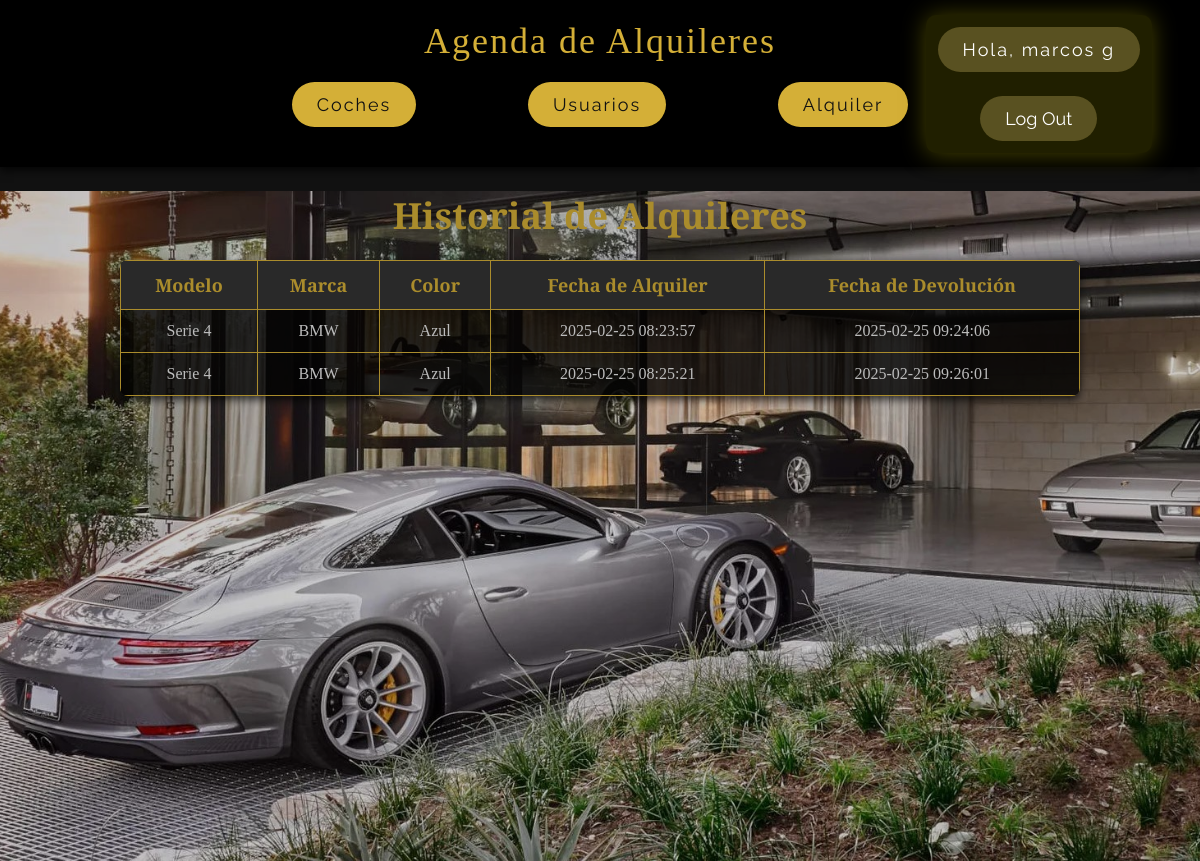
The page /Concesionario_PHP/historial_alquiler.php (signed in) on the database its author committed.
### tables this page shows
CREATE TABLE `alquileres` (
  `id_alquiler` int(10) UNSIGNED NOT NULL,
  `id_usuario` int(10) UNSIGNED NOT NULL,
  `id_coche` int(10) UNSIGNED NOT NULL,
  `prestado` datetime NOT NULL,
  `devuelto` datetime DEFAULT NULL
);

CREATE TABLE `coches` (
  `id_coche` int(10) UNSIGNED NOT NULL,
  `modelo` varchar(50) NOT NULL,
  `marca` varchar(50) NOT NULL,
  `color` varchar(50) DEFAULT NULL,
  `precio` decimal(10,2) NOT NULL,
  `alquilado` tinyint(1) NOT NULL DEFAULT '0',
  `foto` varchar(300) DEFAULT NULL,
  `id_usuario` int(11) DEFAULT NULL,
  `id_vendedor` int(11) DEFAULT NULL
);

### Concesionario_PHP/historial_alquiler.php (the view, shortened to what this page needs)
<?php
if (!isset($_SESSION['loggedin']) || $_SESSION['loggedin'] !== true) {
    $loggedIn = false;
} else {
    $loggedIn = true;
    $nombre = $_SESSION['nombre'];
    $apellidos = $_SESSION['apellidos'];
}
?>
<!DOCTYPE html>
<html lang="es">
<head>
<link rel="stylesheet" href="listar.css">
</head>
<body>
<div class="clase1">Agenda de Alquileres
<div class="clase2">
<div class="clase3">Coches
</div>
<div class="clase3">Usuarios
</div>
<div class="clase3">Alquiler</div></div>
<div class="claseR">
<?php if ($loggedIn): ?>
    <div class="clase3">Hola, <?php echo $nombre; ?> <?php echo $apellidos; ?></div>
    <form method="post">
        <button class="clase3" name="logout" type="submit">Log Out</button>
    </form>
<?php else: ?>
    <div class="clase3"><a href="registro.php">Registrarse</a></div>
    <div class="clase3"><a href="login.php">Login</a></div>
<?php endif; ?>
</div>
</div>
<div class="clase4">
<?php
$conn = mysqli_connect("localhost", "root", "rootroot", "concesionario");
$id_usuario = $_SESSION['id_usuario'];
$sql = "SELECT c.modelo, c.marca, c.color, a.prestado, a.devuelto
                  FROM alquileres a
                  JOIN coches c ON a.id_coche = c.id_coche
                  WHERE a.id_usuario = '$id_usuario'";
$result = mysqli_query($conn, $sql);
if (mysqli_num_rows($result) > 0) {
    echo "<h1>Historial de Alquileres</h1>";
    echo "<table>";
    echo "<tr>
            <th>Modelo</th>
            <th>Marca</th>
            <th>Color</th>
            <th>Fecha de Alquiler</th>
            <th>Fecha de Devolución</th>";
    echo "</tr>";
    while ($row = mysqli_fetch_assoc($result)) {
        echo "<tr>";
        echo "<td>" . htmlspecialchars($row['modelo']) . "</td>";
        echo "<td>" . htmlspecialchars($row['marca']) . "</td>";
        echo "<td>" . htmlspecialchars($row['color']) . "</td>";
        echo "<td>" . htmlspecialchars($row['prestado']) . "</td>";
        echo "<td>" . ($row['devuelto'] ? htmlspecialchars($row['devuelto']) : 'Pendiente') . "</td>";
        echo "</tr>";
    }
    echo "</table>";
} else {
    echo "<p>No has alquilado coches todavía.</p>";
}
?>
</div>
</body>
</html>

### Concesionario_PHP/listar.css (style rules this page uses)
body { margin: 0; font-family: 'Libre Baskerville', serif; background-color: #111; color: #eaeaea; }
.clase1 { background-color: #000; color: #d4af37; padding: 20px 0; font-size: 36px; text-align: center; box-shadow: 0 4px 8px rgba(0, 0, 0, 0.7); position: sticky; top: 0; z-index: 1000; letter-spacing: 2px; }
.clase2 { display: flex; justify-content: space-evenly; margin: 20px 0; padding: 0 15%; }
.clase3 { border: none;padding: 12px 25px; text-decoration: none; color: #111; background-color: #d4af37; border-radius: 30px; font-size: 18px; font-family: 'Raleway', sans-serif; position: relative; transition: transform 0.3s ease, box-shadow 0.3s ease; }
.clase4 { height: 670px; width: 100%; background-image: url('ee21.jpg'); background-size: cover; background-position: center; filter: brightness(80%); }
.claseR { position: absolute; top: 50%; padding: 1%; right: 4%; transform: translateY(-50%); display: flex; flex-direction: column; background-color: #201f00; box-shadow: 0 1px 25px rgba(144, 137, 0, 0.5); border-radius: 10px; gap: 20px; align-items: center; }
.claseR .clase3 { padding: 12px 25px; text-decoration: none; color: #fff; background-color: #595121; border-radius: 30px; font-size: 18px; font-family: 'Raleway', sans-serif; position: relative; transition: transform 0.3s ease, box-shadow 0.3s ease, background-color 0.3s ease, color 0.3s ease; }
table { width: 80%; margin-left:10%; border-collapse: collapse; background-color: rgba(0, 0, 0, 0.8); border-radius: 8px; overflow: hidden; box-shadow: 0 4px 8px rgba(0, 0, 0, 0.7); }
th, td { padding: 12px; text-align: center; border: 1px solid #d4af37; }
th { background-color: #333; color: #d4af37; font-size: 18px; }
h1 { text-align: center; color: #d4af37; font-size: 36px; margin-bottom: 20px; }

### rows shown on the page
alquileres: id_coche.modelo "Serie 4", id_coche.marca "BMW", id_coche.color "Azul", prestado "2025-02-25 08:23:57", devuelto "2025-02-25 09:24:06"
alquileres: id_coche.modelo "Serie 4", id_coche.marca "BMW", id_coche.color "Azul", prestado "2025-02-25 08:25:21", devuelto "2025-02-25 09:26:01"

### other values the page prints
$nombre "marcos"
$apellidos "g"
